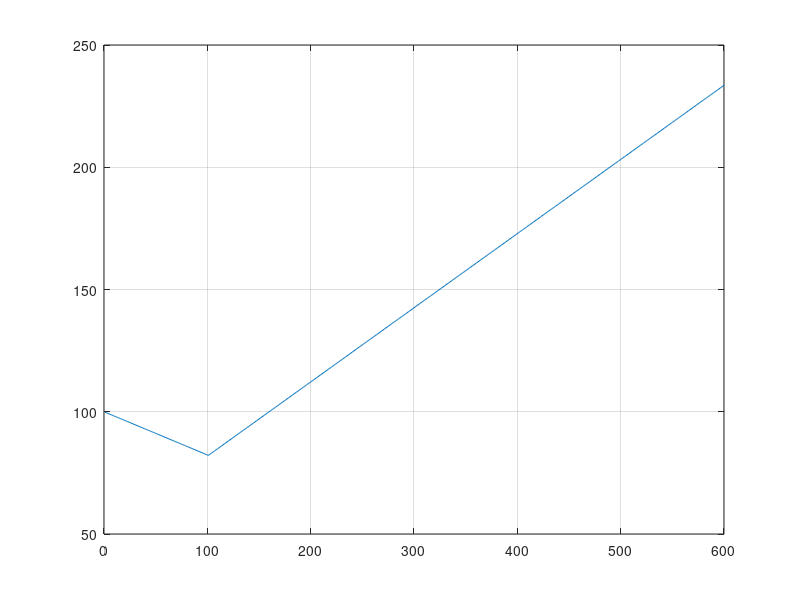
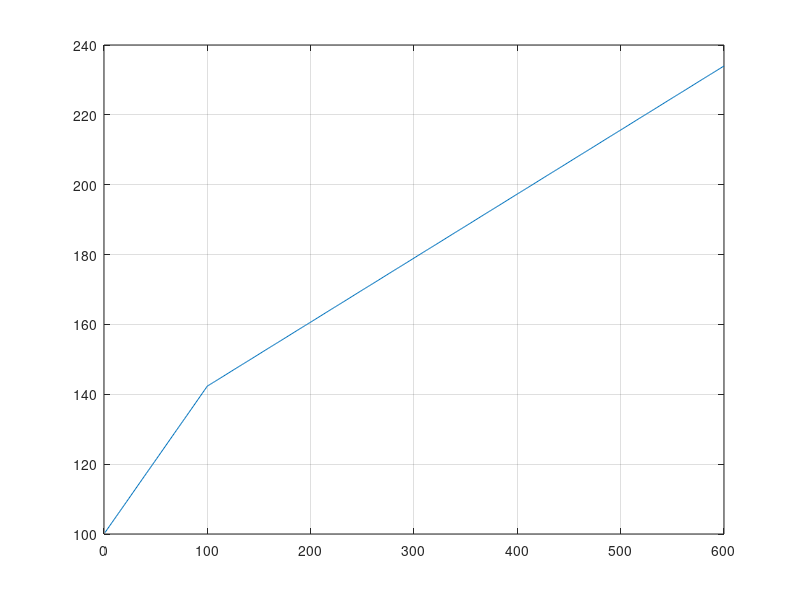

Source code (MATLAB) for these figures, in order:


%% User Parameters
duration            = 600;
start_val           = 100;
end_val             = 234;
bend                = -40;
bend_peak_time      = 100;

%% Intermediate Calculations

bend_peak_pre_dur = bend_peak_time;
bend_peak_post_dur = duration-bend_peak_time;

bend_pre_increment = bend/bend_peak_pre_dur;
bend_post_increment = -1*bend/bend_peak_post_dur;

span = end_val-start_val; 
slope = span/duration;

bend_addval = 0;
bend_state = 0; %pre
for inc = 1:duration
    
   
    if(bend_state == 0) %pre
   
        bend_addval = bend_addval + bend_pre_increment;
        if(bend > 0) 
            if(bend_addval >= bend)
                bend_state = 1;
            end
        else
            if(bend_addval <= bend)
                bend_state = 1;
            end
        end
        
    else
        bend_addval = bend_addval + bend_post_increment;       
    end
    
    curve(inc) = start_val + slope*inc + bend_addval;
    
end

%%

figure(1); clf; 
plot(1:duration, curve);
grid on;


%% solution that can be run on an individual point




curveStartTemp  = 100;
curveEndTemp    = 234;
curveEndTime    = 600;
curveBend       = 20;
curveRampTime   = 100;
currentTime     = 50;

for currentTime = 1:curveEndTime
    % first calculate without the bend 

    slope = (curveEndTemp-curveStartTemp)/curveEndTime; %C/S
    currentTemp = curveStartTemp + slope*currentTime;

    % calculate the bend value
    if(currentTime == curveRampTime)
        bend = curveBend;
    elseif(currentTime < curveRampTime)
        bendSlope = curveBend/curveRampTime;
        bend = bendSlope*currentTime;
    else
        bendSlope = curveBend/(curveEndTime-curveRampTime);
        bend = bendSlope*(curveEndTime-currentTime);
    end
    
    % combine
    currentTemp = currentTemp + bend;
    
    ct(currentTime) = currentTemp;
end

%
figure(2); clf; 
plot(1:curveEndTime, ct);
grid on;


